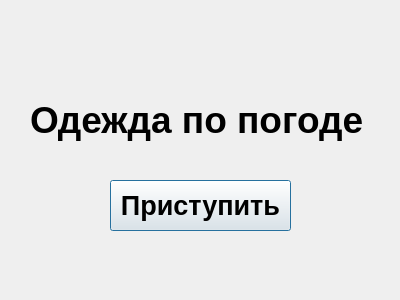
<?xml version="1.0" encoding="UTF-8"?>
<ui version="4.0">
 <class>QMainWindow</class>
 <widget class="QDialog" name="QMainWindow">
  <property name="enabled">
   <bool>true</bool>
  </property>
  <property name="geometry">
   <rect>
    <x>0</x>
    <y>0</y>
    <width>400</width>
    <height>300</height>
   </rect>
  </property>
  <property name="windowTitle">
   <string>Dialog</string>
  </property>
  <widget class="QLabel" name="label">
   <property name="geometry">
    <rect>
     <x>30</x>
     <y>90</y>
     <width>351</width>
     <height>61</height>
    </rect>
   </property>
   <property name="font">
    <font>
     <family>Arial</family>
     <pointsize>48</pointsize>
     <weight>75</weight>
     <bold>true</bold>
    </font>
   </property>
   <property name="text">
    <string>&lt;html&gt;&lt;head/&gt;&lt;body&gt;&lt;p&gt;&lt;span style=&quot; font-size:28pt;&quot;&gt;Одежда по погоде&lt;/span&gt;&lt;/p&gt;&lt;/body&gt;&lt;/html&gt;</string>
   </property>
  </widget>
  <widget class="QPushButton" name="btnst">
   <property name="geometry">
    <rect>
     <x>110</x>
     <y>180</y>
     <width>181</width>
     <height>51</height>
    </rect>
   </property>
   <property name="font">
    <font>
     <family>Arial</family>
     <pointsize>20</pointsize>
     <weight>75</weight>
     <bold>true</bold>
    </font>
   </property>
   <property name="whatsThis">
    <string>&lt;html&gt;&lt;head/&gt;&lt;body&gt;&lt;p&gt;Приступить&lt;/p&gt;&lt;/body&gt;&lt;/html&gt;</string>
   </property>
   <property name="text">
    <string>Приступить</string>
   </property>
  </widget>
 </widget>
 <resources/>
 <connections/>
</ui>
